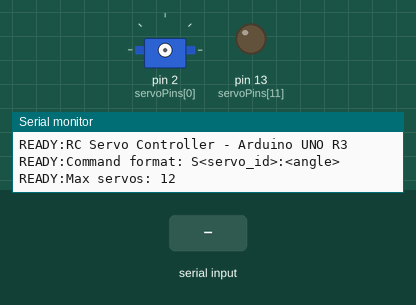
Bench run of a sketch on a simulated Arduino Uno, built with avr-gcc and run on an emulated ATmega328P. On the bench: servo, output pins drawn as LEDs (lit = HIGH), the last lines printed to the serial monitor. Inputs (shaded band) come from the test bench.

Above: at 1.9 s.
2.0 s: "S:1\n" received over Serial
3.5 s: "S:150\n" received over Serial
At 4.1 s:
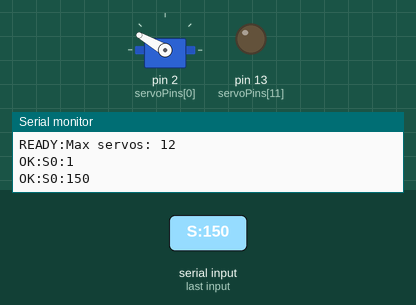
5.0 s: "S:45\n" received over Serial
At 5.4 s:
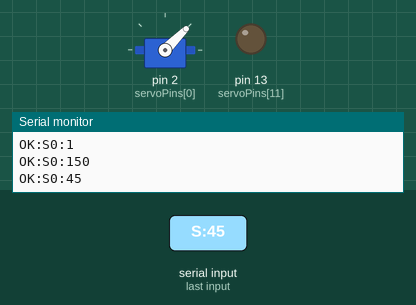
Timing chart, 0 to 8.0 s (numbered marks = the images above; inputs shaded):
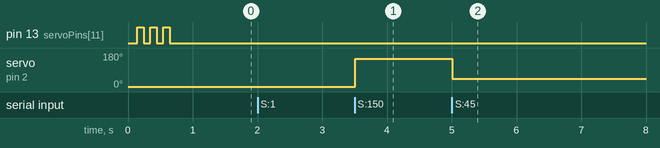

Measured:
- after the input at 3.5 s, servo on pin 2 (servoPins[0]): 1° → 150° at once
- after the input at 5.0 s, servo on pin 2 (servoPins[0]): 150° → 45° at once

The sketch:

arduino_servo_control.ino
```cpp
/*
 * RC Servo Racing Sim Controller - Arduino Firmware
 * Optimized for Arduino UNO R3
 *
 * This sketch receives servo commands via Serial and controls servos
 * Command format: "S<servo_id>:<angle>\n"
 * Example: "S0:90\n" sets servo 0 to 90 degrees
 *
 * IMPORTANT NOTES FOR ARDUINO UNO R3:
 * - The Servo library can control up to 12 servos simultaneously
 * - Pins 0 and 1 are reserved for Serial communication (USB)
 * - Pin 13 has an onboard LED (can still be used for servo)
 * - For multiple servos, use EXTERNAL POWER SUPPLY (5V, 2A+ recommended)
 *   Connect external power GND to Arduino GND, but DO NOT connect VCC to Arduino 5V
 *   Servo signal wires go to the pins below, power/ground go to external supply
 */

#include <Servo.h>

// Maximum number of servos for Arduino UNO R3
// Note: Servo library supports up to 12 servos, but we allow 16 for flexibility
// If using more than 12, some servos may not work properly
#define MAX_SERVOS 12

// Servo objects
Servo servos[MAX_SERVOS];

// Servo pins for Arduino UNO R3
// Pins 2-13 (digital) + A0-A5 can be used as digital pins 14-19
// Avoid pins 0 and 1 (Serial communication)
// Pin 13 has onboard LED but can still be used
int servoPins[MAX_SERVOS] = {
  2, 3, 4, 5, 6, 7, 8, 9, 10, 11, 12, 13
  // For more servos, you can add: A0, A1, A2, A3, A4, A5
  // But remember: Servo library limit is 12 servos on UNO R3
};

// Track which servos are attached
bool servoAttached[MAX_SERVOS] = {false};

void setup() {
  // Initialize serial communication at 9600 baud
  Serial.begin(9600);

  // Wait for serial connection (important for USB serial on UNO R3)
  // Note: This will wait indefinitely if no Serial Monitor is open
  // Uncomment if you want to wait for Serial Monitor
  // while (!Serial) {
  //   delay(10);
  // }

  // Give Arduino a moment to initialize
  delay(100);

  // Send startup message (Python app will look for this)
  Serial.println("READY:RC Servo Controller - Arduino UNO R3");
  Serial.println("READY:Command format: S<servo_id>:<angle>");
  Serial.println("READY:Max servos: 12");

  // Blink onboard LED to show Arduino is running
  pinMode(13, OUTPUT);
  for(int i = 0; i < 3; i++) {
    digitalWrite(13, HIGH);
    delay(100);
    digitalWrite(13, LOW);
    delay(100);
  }
}

void loop() {
  // Check for incoming serial data
  if (Serial.available() > 0) {
    String command = Serial.readStringUntil('\n');
    command.trim();

    // Parse command: "S<servo_id>:<angle>"
    if (command.startsWith("S")) {
      int colonIndex = command.indexOf(':');
      if (colonIndex > 0) {
        int servoId = command.substring(1, colonIndex).toInt();
        int angle = command.substring(colonIndex + 1).toInt();

        // Validate servo ID and angle
        if (servoId >= 0 && servoId < MAX_SERVOS && angle >= 0 && angle <= 180) {
          // Attach servo if not already attached
          if (!servoAttached[servoId]) {
            servos[servoId].attach(servoPins[servoId]);
            servoAttached[servoId] = true;
          }

          // Set servo angle
          servos[servoId].write(angle);

          // Echo back confirmation (for debugging)
          Serial.print("OK:S");
          Serial.print(servoId);
          Serial.print(":");
          Serial.println(angle);
        }
      }
    }
  }

  // Small delay to prevent overwhelming the serial buffer
  delay(10);
}
```
